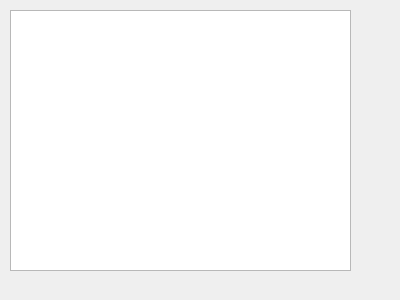
<?xml version="1.0" encoding="UTF-8"?>
<ui version="4.0">
 <class>ServerSelection</class>
 <widget class="QDialog" name="ServerSelection">
  <property name="geometry">
   <rect>
    <x>0</x>
    <y>0</y>
    <width>400</width>
    <height>300</height>
   </rect>
  </property>
  <property name="windowTitle">
   <string>Dialog</string>
  </property>
  <widget class="QListView" name="listView">
   <property name="geometry">
    <rect>
     <x>10</x>
     <y>10</y>
     <width>341</width>
     <height>261</height>
    </rect>
   </property>
  </widget>
 </widget>
 <resources/>
 <connections/>
</ui>
